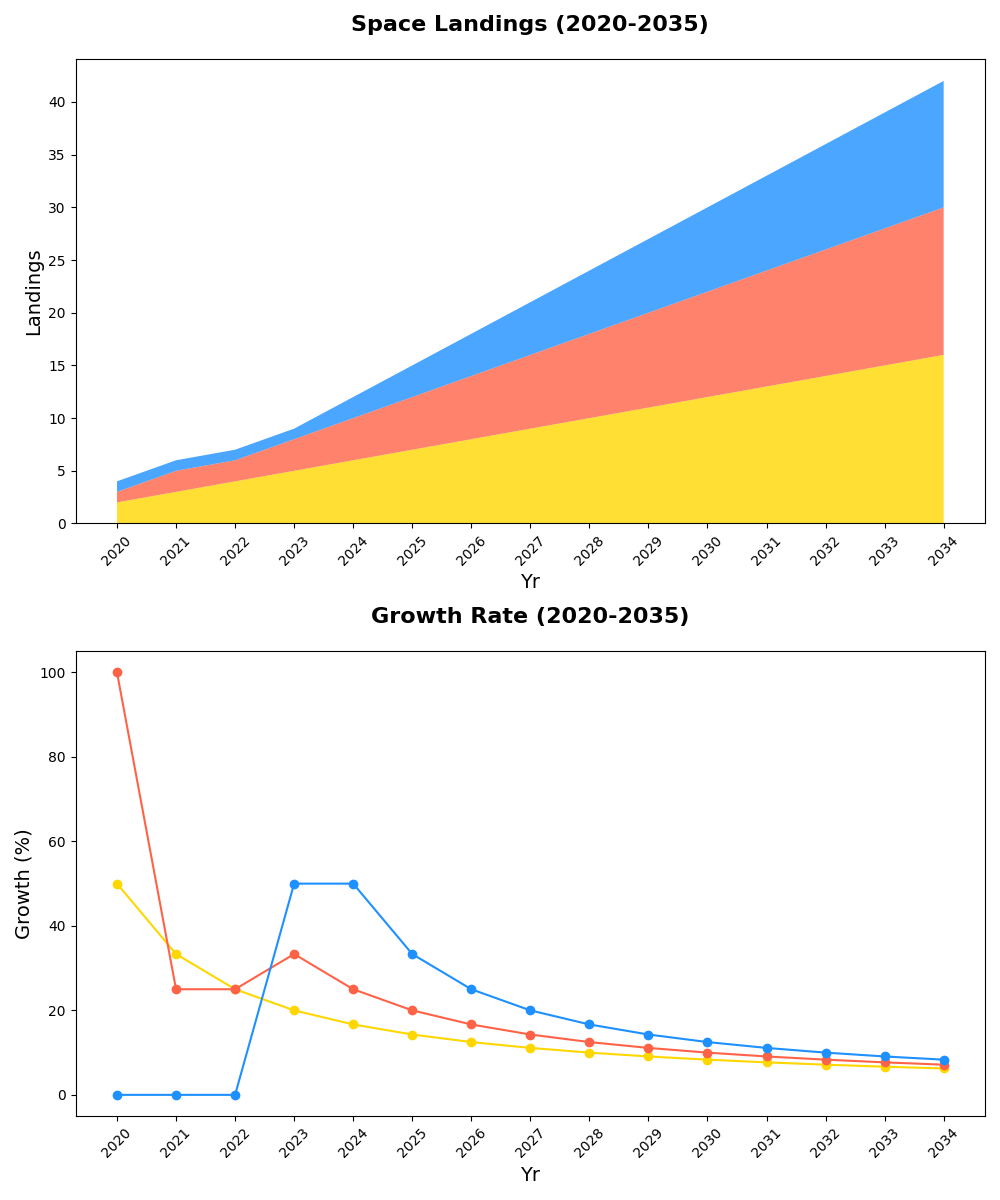

Here is the Python script that generated this plot:
import matplotlib.pyplot as plt
import numpy as np

# Define the years
years = np.arange(2020, 2035)

# Successful landings data
moon_landings = np.array([2, 3, 4, 5, 6, 7, 8, 9, 10, 11, 12, 13, 14, 15, 16])
mars_landings = np.array([1, 2, 2, 3, 4, 5, 6, 7, 8, 9, 10, 11, 12, 13, 14])
venus_landings = np.array([1, 1, 1, 1, 2, 3, 4, 5, 6, 7, 8, 9, 10, 11, 12])

# Create figure and subplots
fig, (ax1, ax2) = plt.subplots(2, 1, figsize=(10, 12))

# Subplot 1: Stacked Area Chart
ax1.stackplot(years, moon_landings, mars_landings, venus_landings,
              colors=['#FFD700', '#FF6347', '#1E90FF'], alpha=0.8)
ax1.set_title("Space Landings (2020-2035)", fontsize=16, fontweight='bold', pad=20)
ax1.set_xlabel("Yr", fontsize=14)
ax1.set_ylabel("Landings", fontsize=14)
ax1.set_xticks(years[::1])
ax1.tick_params(axis='x', rotation=45)

# Subplot 2: Line Plot for Growth Rate
moon_growth_rate = np.gradient(moon_landings) / moon_landings * 100
mars_growth_rate = np.gradient(mars_landings) / mars_landings * 100
venus_growth_rate = np.gradient(venus_landings) / venus_landings * 100

ax2.plot(years, moon_growth_rate, color='#FFD700', marker='o')
ax2.plot(years, mars_growth_rate, color='#FF6347', marker='o')
ax2.plot(years, venus_growth_rate, color='#1E90FF', marker='o')
ax2.set_title("Growth Rate (2020-2035)", fontsize=16, fontweight='bold', pad=20)
ax2.set_xlabel("Yr", fontsize=14)
ax2.set_ylabel("Growth (%)", fontsize=14)
ax2.set_xticks(years[::1])
ax2.tick_params(axis='x', rotation=45)

plt.tight_layout()
plt.show()
